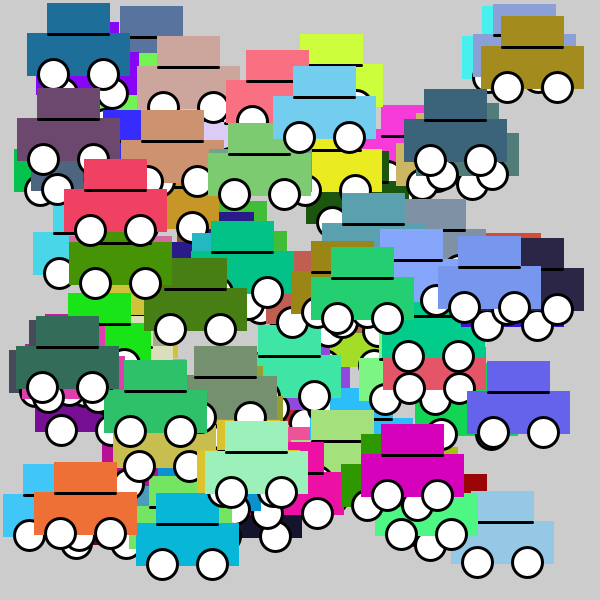
Frame 1 (no input)
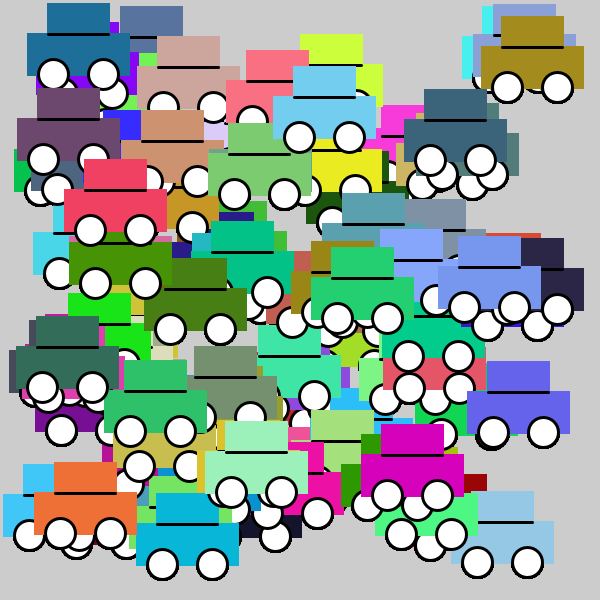
Frame 60 (the mouse pressed at the canvas centre just before this capture)
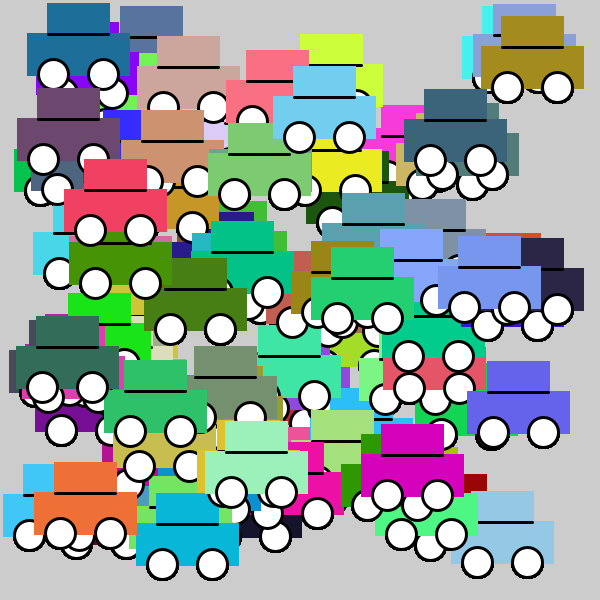
Frame 120 (the mouse held since frame 60 and released just before this capture)

The Processing sketch that drew these frames (run headless with seeded random() and noise(); from frame 60 on, the mouse is pressed at the canvas centre):

// Processing sketch: es107
// ── es107.pde
public class Car {
  private int x;
  private int y;
    
  private color c;

  public Car() {
    this.x = 0;
    this.y = 30;
    this.c = color(255, 0, 0);
    
  }
 
 public void setPosition(int x, int y) {
    this.x = x;
    this.y = y;
  }
   
 public void setColor(color c) {
   this.c = c;
 
 }


  private void draw () {
      stroke(c);
      fill(c);
      rect(x, y, 100, 40);
      rect(x+20, y-30, 60, 30);
      fill(0);
      stroke(0);
      strokeWeight(3);
      line(x+20, y, x+80, y);
      fill(255);
      ellipse(x+25, y+40, 30, 30);
      ellipse(x+75, y+40, 30, 30);
  }
}

private final int numberOfCars = 100;
Car[] cars = new Car[numberOfCars];


void setup() {
  size(600,600);
  for(int i=0; i<cars.length; i++) {
  cars[i] = new Car();
  cars[i].setPosition(int(random(width-100)), int(random(30, height-70)));
  color c = color(int(random(256)),int(random(256)),int(random(256)));
  cars[i].setColor(c);
  }
}

void draw() {
  for (int i=0; i<cars.length; i++) {
    cars[i].draw();
  }
 }
 
